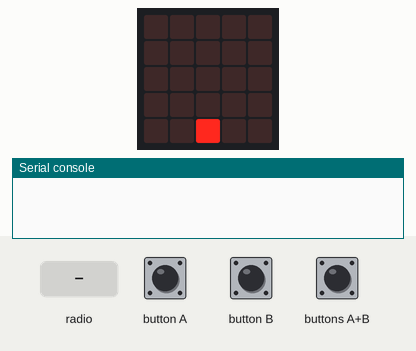
Simulated run of this program. Board: BBC micro:bit (MakeCode). On the bench: the board's 5×5 LED display, the last lines printed to the serial console. The test bench sets the inputs (shaded band). No radio messages arrive unless stated (any console line starting 'radio sent:' is added by the test bench).

Above: at 1.2 s.
1.3 s: buttons A+B pressed for 0.15 s
At 1.51 s:
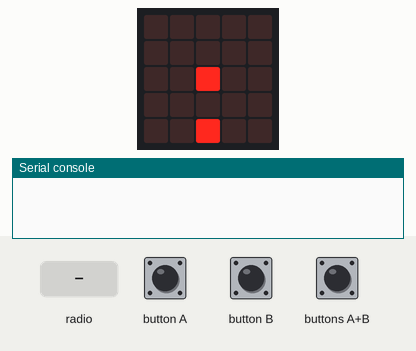
2.0 s: radio message "1" arrives
At 2.06 s:
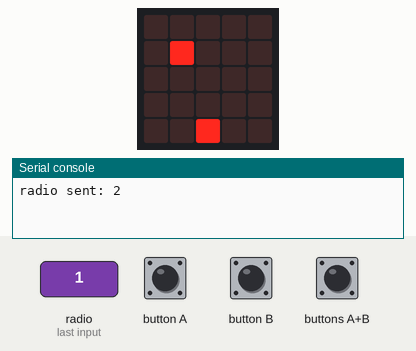
4.0 s: button A pressed for 0.15 s
At 5.3 s:
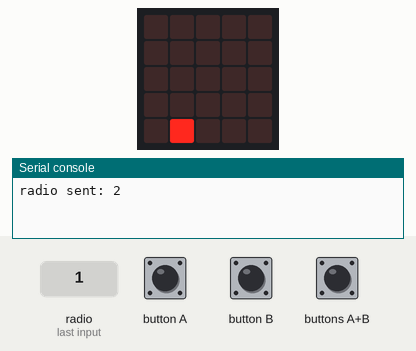
5.6 s: radio message "0" arrives
At 5.66 s:
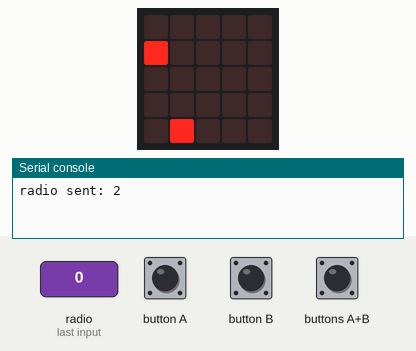
7.6 s: buttons A+B pressed for 1 s
At 8.66 s:
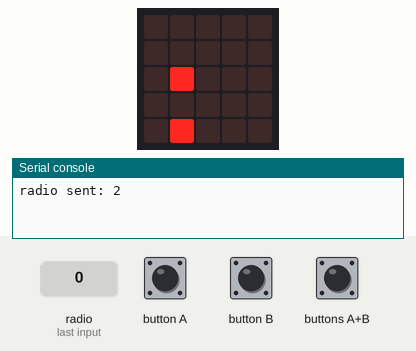
9.2 s: radio message "5" arrives
At 9.26 s:
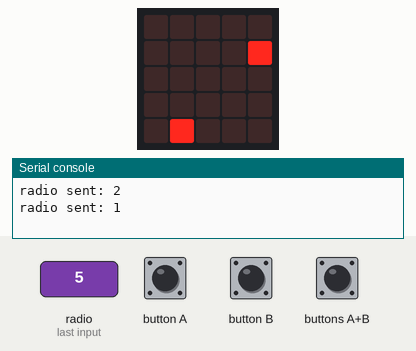
Timing chart, 0 to 12.2 s (numbered marks = the images above; inputs shaded):
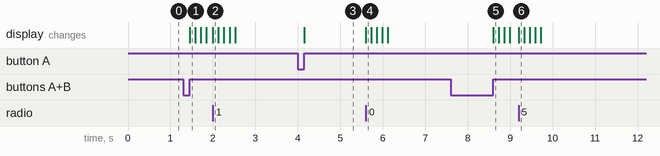

Measured:
- after the input at 1.3 s, the display: changes after 0.15 s (image 1)
- after the input at 2.0 s, the display: changes at once (image 2)
- after the input at 4.0 s, the display: changes after 0.15 s (image 3)
- after the input at 5.6 s, the display: changes at once (image 4)
- after the input at 7.6 s, the display: changes after 1.0 s (image 5)
- after the input at 9.2 s, the display: changes at once (image 6)

The program:

main.ts
```typescript
radio.onReceivedNumber(function (receivedNumber) {
    Bala_Enemiga = game.createSprite(receivedNumber, 0)
    for (let index = 0; index < 4; index++) {
        Bala_Enemiga.change(LedSpriteProperty.Y, 1)
        basic.pause(130)
    }
    if (Jugador.isTouching(Bala_Enemiga)) {
        basic.showIcon(IconNames.No)
        basic.pause(100)
    }
    Bala_Enemiga.delete()
})
input.onButtonPressed(Button.A, function () {
    Jugador.change(LedSpriteProperty.X, -1)
})
input.onButtonPressed(Button.AB, function () {
    Bala = game.createSprite(Jugador.get(LedSpriteProperty.X), 3)
    for (let index = 0; index < 3; index++) {
        Bala.change(LedSpriteProperty.Y, -1)
        basic.pause(130)
    }
    radio.sendNumber(Bala.get(LedSpriteProperty.X))
    Bala.delete()
})
input.onButtonPressed(Button.B, function () {
    Jugador.change(LedSpriteProperty.X, 1)
})
let Bala: game.LedSprite = null
let Bala_Enemiga: game.LedSprite = null
let Jugador: game.LedSprite = null
radio.setGroup(1)
Jugador = game.createSprite(2, 4)
```

test.ts
```typescript
// aquí va el archivo "tests"; esto no se compilará cuando este paquete se utilice como una extensión.
```
